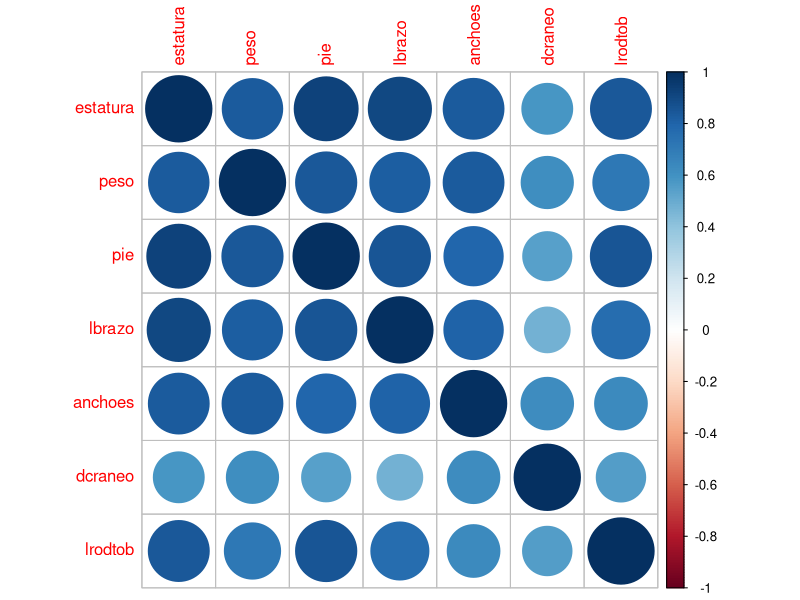

The R script that drew this image:
# Proyecto Final
# Autor: David Segura #13-11341
#        Manuel Faria #15-10463
#        Juan Oropeza #15-11041
library(corrplot)
datos = read.table("Proyecto2A.txt",header=T)

# 1. Realice un analisis descriptivo y exploratorio de los datos. Incluya en este
# analisis la matriz de correlacion.

# Peso
peso = datos$peso
summary(peso)
sd(peso)

# Estatura
estatura = datos$estatura
summary(estatura)
sd(estatura)

# Longitud de Pie
pie = datos$pie
summary(pie)
sd(pie)

# Longitud de Brazo
lbrazo = datos$lbrazo
summary(lbrazo)
sd(lbrazo)

# Ancho de Espalda
anchoes = datos$anchoes
summary(anchoes)
sd(anchoes)

# Diametro del Craneo
dcraneo = datos$dcraneo
summary(dcraneo)
sd(dcraneo)

# Longitud entre la rodilla y el tobillo
lrodtob = datos$lrodtob
summary(lrodtob)
sd(lrodtob)

# Paises de procedencia
pais_de_procedencia = datos$pais_de_procedencia
summary(pais_de_procedencia)
sd(pais_de_procedencia)

# Matriz de Correlacion
variables_cuant = datos[1:7]
datos.cor = cor(variables_cuant)
corrplot(datos.cor)

# 2. Encuentre el modelo de regresion simple que mejor se ajuste a
# los datos; realice las pruebas estadisticas que considere conveniente
# para justificar su respuesta, incluyendo un analisis de residuales.

# Encuentre el modelo de regresion